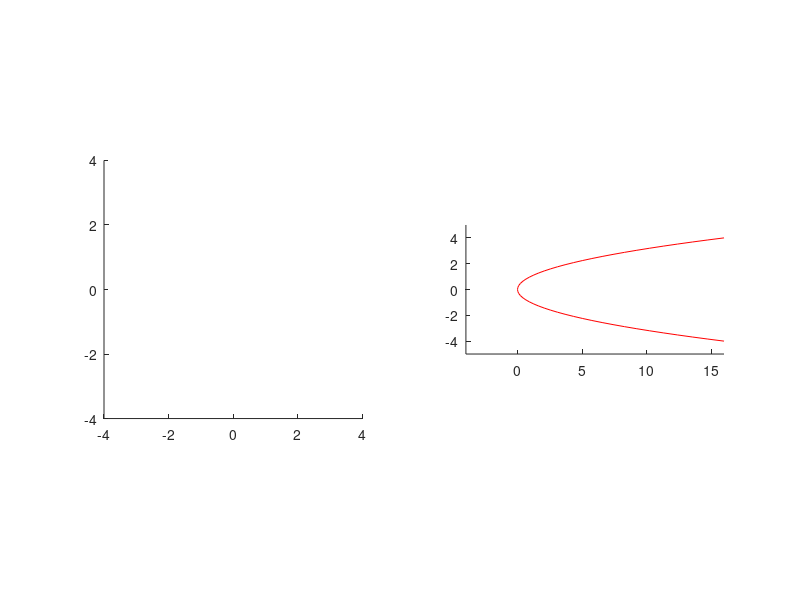

This chart was generated by the following MATLAB code: (Note: this script raises an error after producing the figure.)
clear;
%z =  8i;
n = 2;
% hellllooooo

xmin = -4;
xmax = 4;
ymin = -4;
ymax = 4;

imagey = xmin:(xmax-xmin)/50:xmax;
imagex = imagey.^2;

xscat = [];
yscat = [];


figure('units','normalized','outerposition',[0 0 1 1])
subplot(1,2,2)
axis([xmin,xmax^2, xmin-1, xmax+1])
daspect([1 1 1])
hold on
plot(imagex,imagey,'r')
scat = scatter(xscat,yscat,'filled','b');

subplot(1,2,1)
axis([xmin,xmax,ymin,ymax])
daspect([1 1 1])
set (gcf, 'WindowButtonMotionFcn', @mouseMove);
hold on
mousex = -10000;
mousey = -10000;
dx = (xmax-xmin)/10;
dy = (ymax-ymin)/10;
while(abs(mousex - xmax) >(dx/5) || abs(mousey- ymax) >(dy/5))
    [mousex,mousey]=mouseMove();
    pause(.02)
    %z = mousex + 1i*mousey;
    z = mousex;
    
    subplot(1,2,2)
    axis([xmin,xmax^2, xmin-1, xmax+1])
    daspect([1 1 1])
    hold on
    set(scat,'Xdata',mousex^2)
    set(scat,'Ydata',mousex)
    %scatter(mousex^2, mousex,'r')
    title(strcat('(x^2, x) = (', num2str(mousex^2), ',', num2str(mousex),')'),'color','b')
    
    modu = abs(z)^(1/n);
    Arg = angle(z)/n;
    arg = zeros(n,1);

    for k = 0:n-1
        arg(k+1) = (angle(z)+ 2*k*pi)/n;
    end

    prinroot = modu*(cos(Arg) + 1i*sin(Arg));
    allroots = modu*(cos(arg)+1i*sin(arg));
    
    subplot(1,2,1)
    axis([xmin,xmax,ymin,ymax])
    daspect([1 1 1])
    plot(0,0,'k.')
    hold on
    quiver(0,0,real(z),imag(z),0);
    scatter(real(z),imag(z),'filled','b');
    %quiver(zeros(n,1),zeros(n,1), real(allroots),imag(allroots),0)
    daspect([1 1 1])
    axis([xmin, xmax, ymin, ymax])

%     theta = 0:2*pi/100:2*pi;
%     x = modu*cos(theta);
%     y = modu*sin(theta);
%     plot(x,y, 'k')
    xlabel('Real Part')
    ylabel('Imaginary Part')
    title(strcat('x = ', num2str(real(z))),'color','b')
    hold off
    
    
    
end
